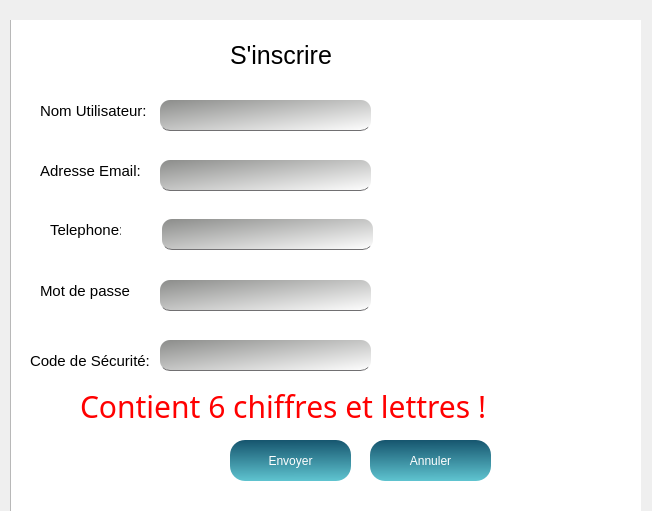
<?xml version="1.0" encoding="UTF-8"?>
<ui version="4.0">
 <class>sign</class>
 <widget class="QDialog" name="sign">
  <property name="geometry">
   <rect>
    <x>0</x>
    <y>0</y>
    <width>652</width>
    <height>511</height>
   </rect>
  </property>
  <property name="windowTitle">
   <string>Dialog</string>
  </property>
  <widget class="QGroupBox" name="groupBox_4">
   <property name="geometry">
    <rect>
     <x>10</x>
     <y>20</y>
     <width>631</width>
     <height>561</height>
    </rect>
   </property>
   <property name="autoFillBackground">
    <bool>false</bool>
   </property>
   <property name="styleSheet">
    <string notr="true">
QLineEdit
{

background :qlineargradient(spread:repeat, x1:0, y1:0, x2:1, y2:1, stop:0 rgba(139, 140, 138, 255), stop:1 rgba(255, 255, 255, 255));
border-radius:10px;
color : #717072;
font-family:century;
border-bottom:1px solid#717072;

font-size:20px;

}


QLineEdit:hover
{
background : qconicalgradient(cx:0, cy:0, angle:264, stop:0 rgba(255, 255, 255, 255), stop:1 rgba(167, 255, 53, 255));
border-radius:10px;
color : #717072;
border-bottom:1px solid rgb(17, 0, 255);
font-family:century;

}

#label{
font-family:century gothic;
font-size:30px;
color :qlineargradient(spread:repeat, x1:0, y1:0, x2:1, y2:1, stop:0 rgba(139, 140, 138, 255), stop:1 rgba(255, 255, 255, 255));
}
#FuseSmart{

    subcontrol-position: right center;
    subcontrol-origin: padding;
    left: -2px;
	border-radius:1px;
}

#label_errur
{
color: rgb(255, 30, 0);
font-size:10px;
}
QLineEdit:focus
{
background : qconicalgradient(cx:0, cy:0, angle:264, stop:0 rgba(255, 255, 255, 255), stop:1 rgba(167, 255, 53, 255));
border-radius:10px;
color : #717072;
border-bottom:1px solid rgb(81, 255, 0);
font-family:century;
}
</string>
   </property>
   <property name="title">
    <string>Voulez-vous créer un compte </string>
   </property>
   <property name="checkable">
    <bool>true</bool>
   </property>
   <widget class="QLabel" name="label_4">
    <property name="geometry">
     <rect>
      <x>30</x>
      <y>260</y>
      <width>91</width>
      <height>21</height>
     </rect>
    </property>
    <property name="styleSheet">
     <string notr="true">  font-size: 15px;</string>
    </property>
    <property name="text">
     <string>Mot de passe:</string>
    </property>
   </widget>
   <widget class="QLineEdit" name="email">
    <property name="geometry">
     <rect>
      <x>150</x>
      <y>140</y>
      <width>211</width>
      <height>31</height>
     </rect>
    </property>
    <property name="alignment">
     <set>Qt::AlignCenter</set>
    </property>
   </widget>
   <widget class="QLabel" name="label_6">
    <property name="geometry">
     <rect>
      <x>20</x>
      <y>330</y>
      <width>121</width>
      <height>21</height>
     </rect>
    </property>
    <property name="styleSheet">
     <string notr="true">  font-size: 15px;</string>
    </property>
    <property name="text">
     <string>Code de Sécurité:</string>
    </property>
   </widget>
   <widget class="QLineEdit" name="sec">
    <property name="geometry">
     <rect>
      <x>150</x>
      <y>320</y>
      <width>211</width>
      <height>31</height>
     </rect>
    </property>
    <property name="inputMethodHints">
     <set>Qt::ImhHiddenText|Qt::ImhNoAutoUppercase|Qt::ImhNoPredictiveText|Qt::ImhSensitiveData</set>
    </property>
    <property name="echoMode">
     <enum>QLineEdit::Password</enum>
    </property>
    <property name="alignment">
     <set>Qt::AlignCenter</set>
    </property>
    <property name="dragEnabled">
     <bool>true</bool>
    </property>
   </widget>
   <widget class="QLabel" name="label_3">
    <property name="geometry">
     <rect>
      <x>40</x>
      <y>200</y>
      <width>71</width>
      <height>20</height>
     </rect>
    </property>
    <property name="styleSheet">
     <string notr="true">  font-size: 15px;</string>
    </property>
    <property name="text">
     <string>Telephone:</string>
    </property>
   </widget>
   <widget class="QLineEdit" name="tel_2">
    <property name="geometry">
     <rect>
      <x>152</x>
      <y>199</y>
      <width>211</width>
      <height>31</height>
     </rect>
    </property>
    <property name="alignment">
     <set>Qt::AlignCenter</set>
    </property>
   </widget>
   <widget class="QLineEdit" name="mdp">
    <property name="geometry">
     <rect>
      <x>150</x>
      <y>260</y>
      <width>211</width>
      <height>31</height>
     </rect>
    </property>
    <property name="inputMethodHints">
     <set>Qt::ImhHiddenText|Qt::ImhNoAutoUppercase|Qt::ImhNoPredictiveText|Qt::ImhSensitiveData</set>
    </property>
    <property name="echoMode">
     <enum>QLineEdit::Password</enum>
    </property>
    <property name="alignment">
     <set>Qt::AlignCenter</set>
    </property>
    <property name="dragEnabled">
     <bool>true</bool>
    </property>
    <property name="readOnly">
     <bool>false</bool>
    </property>
   </widget>
   <widget class="QLabel" name="label_2">
    <property name="geometry">
     <rect>
      <x>30</x>
      <y>140</y>
      <width>101</width>
      <height>21</height>
     </rect>
    </property>
    <property name="styleSheet">
     <string notr="true">  font-size: 15px;</string>
    </property>
    <property name="text">
     <string>Adresse Email:</string>
    </property>
   </widget>
   <widget class="QLineEdit" name="nom">
    <property name="geometry">
     <rect>
      <x>150</x>
      <y>80</y>
      <width>211</width>
      <height>31</height>
     </rect>
    </property>
    <property name="alignment">
     <set>Qt::AlignCenter</set>
    </property>
    <property name="placeholderText">
     <string/>
    </property>
   </widget>
   <widget class="QPushButton" name="pushButton">
    <property name="geometry">
     <rect>
      <x>220</x>
      <y>420</y>
      <width>121</width>
      <height>41</height>
     </rect>
    </property>
    <property name="styleSheet">
     <string notr="true">QPushButton
{
background : qlineargradient(spread:pad, x1:0.467, y1:0, x2:0.482, y2:1, stop:0 rgba(22, 85,110, 255), stop:1 rgba(95, 196, 208, 255));
border-radius:15px;
color:white;
}
QPushButton:hover
{
background:qlineargradient(spread:pad, x1:0.457286, y1:0.381, x2:0.508, y2:1, stop:0 rgba(95, 196, 208, 255), stop:1 rgba(22, 85,110, 255))
}</string>
    </property>
    <property name="text">
     <string>Envoyer</string>
    </property>
    <property name="icon">
     <iconset resource="resource.qrc">
      <normaloff>:/img/icons8-police-badge-100.png</normaloff>:/img/icons8-police-badge-100.png</iconset>
    </property>
    <property name="iconSize">
     <size>
      <width>20</width>
      <height>20</height>
     </size>
    </property>
   </widget>
   <widget class="QPushButton" name="pushButton_2">
    <property name="geometry">
     <rect>
      <x>360</x>
      <y>420</y>
      <width>121</width>
      <height>41</height>
     </rect>
    </property>
    <property name="styleSheet">
     <string notr="true">QPushButton
{
background : qlineargradient(spread:pad, x1:0.467, y1:0, x2:0.482, y2:1, stop:0 rgba(22, 85,110, 255), stop:1 rgba(95, 196, 208, 255));
border-radius:15px;
color:white;
}
QPushButton:hover
{
background:qlineargradient(spread:pad, x1:0.457286, y1:0.381, x2:0.508, y2:1, stop:0 rgba(95, 196, 208, 255), stop:1 rgba(22, 85,110, 255))
}</string>
    </property>
    <property name="text">
     <string>Annuler</string>
    </property>
    <property name="icon">
     <iconset resource="resource.qrc">
      <normaloff>:/img/icons8-police-badge-100.png</normaloff>:/img/icons8-police-badge-100.png</iconset>
    </property>
    <property name="iconSize">
     <size>
      <width>20</width>
      <height>20</height>
     </size>
    </property>
   </widget>
   <widget class="QLabel" name="label_5">
    <property name="geometry">
     <rect>
      <x>30</x>
      <y>80</y>
      <width>111</width>
      <height>21</height>
     </rect>
    </property>
    <property name="styleSheet">
     <string notr="true">  font-size: 15px;</string>
    </property>
    <property name="text">
     <string>Nom Utilisateur:</string>
    </property>
   </widget>
   <widget class="QLabel" name="label">
    <property name="geometry">
     <rect>
      <x>70</x>
      <y>370</y>
      <width>411</width>
      <height>31</height>
     </rect>
    </property>
    <property name="styleSheet">
     <string notr="true">color:rgb(255, 0, 0);
font: 9pt &quot;MS Shell Dlg 2&quot;;</string>
    </property>
    <property name="text">
     <string>Contient 6 chiffres et lettres !</string>
    </property>
   </widget>
   <widget class="QPlainTextEdit" name="plainTextEdit_5">
    <property name="geometry">
     <rect>
      <x>0</x>
      <y>-10</y>
      <width>721</width>
      <height>521</height>
     </rect>
    </property>
    <property name="styleSheet">
     <string notr="true">border-image: url(:/img/policeman-writing-report-wearing-uniform-cop-guard-brick-background_48369-15138.jpg);</string>
    </property>
   </widget>
   <widget class="QLabel" name="label_7">
    <property name="geometry">
     <rect>
      <x>220</x>
      <y>20</y>
      <width>121</width>
      <height>31</height>
     </rect>
    </property>
    <property name="styleSheet">
     <string notr="true">  font-size: 25px;</string>
    </property>
    <property name="text">
     <string>S'inscrire</string>
    </property>
   </widget>
   <zorder>plainTextEdit_5</zorder>
   <zorder>label_4</zorder>
   <zorder>email</zorder>
   <zorder>label_6</zorder>
   <zorder>sec</zorder>
   <zorder>label_3</zorder>
   <zorder>tel_2</zorder>
   <zorder>mdp</zorder>
   <zorder>label_2</zorder>
   <zorder>nom</zorder>
   <zorder>pushButton</zorder>
   <zorder>pushButton_2</zorder>
   <zorder>label_5</zorder>
   <zorder>label</zorder>
   <zorder>label_7</zorder>
  </widget>
 </widget>
 <resources>
  <include location="resource.qrc"/>
 </resources>
 <connections/>
</ui>
